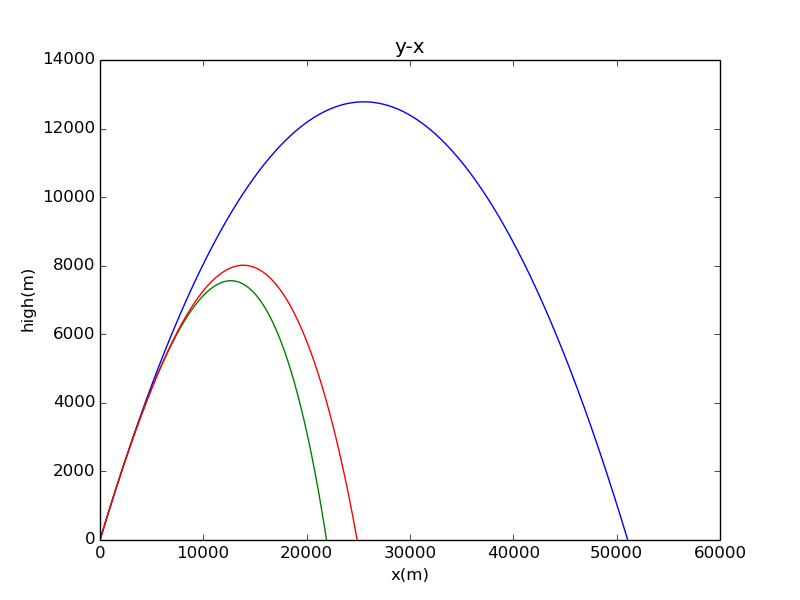

Generate this figure with Python:
from pylab import*

g = 9.8
b2m = 4e-5
T0=293.5
l=2.5
j=6.5*10**(-3)
class flight_state:
    def __init__(self, _x = 0, _y = 0, _vx = 0, _vy = 0, _t = 0):
        self.x = _x
        self.y = _y
        self.vx = _vx
        self.vy = _vy
        self.t = _t

class cannon:
    def __init__(self, _fs = flight_state(0, 0, 0, 0, 0), _dt = 0.1):
        self.cannon_flight_state = []
        self.cannon_flight_state.append(_fs)
        self.dt = _dt
        print self.cannon_flight_state[-1].x, self.cannon_flight_state[-1].y, self.cannon_flight_state[-1].vx, self.cannon_flight_state[-1].vy

    def next_state(self, current_state):
        global g
        next_x = current_state.x + current_state.vx * self.dt
        next_vx = current_state.vx
        next_y = current_state.y + current_state.vy * self.dt
        next_vy = current_state.vy - g * self.dt
        #print next_x, next_y
        return flight_state(next_x, next_y, next_vx, next_vy, current_state.t + self.dt)

    def shoot(self):
        while not(self.cannon_flight_state[-1].y < 0):
            self.cannon_flight_state.append(self.next_state(self.cannon_flight_state[-1]))
            print self.cannon_flight_state[-1].x, self.cannon_flight_state[-1].y, self.cannon_flight_state[-1].vx, self.cannon_flight_state[-1].vy

        r = - self.cannon_flight_state[-2].y / self.cannon_flight_state[-1].y
        self.cannon_flight_state[-1].x = (self.cannon_flight_state[-2].x + r * self.cannon_flight_state[-1].x) / (r + 1)
        self.cannon_flight_state[-1].y = 0

    def show_trajectory(self):
        x = []
        y = []
        for fs in self.cannon_flight_state:
            x.append(fs.x)
            y.append(fs.y)

        plot(x,y)
        #show()

class drag_cannon(cannon):
    def next_state(self, current_state):
        global g, b2m
        v = sqrt(current_state.vx * current_state.vx + current_state.vy * current_state.vy)
        next_x = current_state.x + current_state.vx * self.dt
        next_vx = current_state.vx - b2m * v * current_state.vx * self.dt
        next_y = current_state.y + current_state.vy * self.dt
        next_vy = current_state.vy - g * self.dt - b2m * v * current_state.vy * self.dt
        #print next_x, next_y
        return flight_state(next_x, next_y, next_vx, next_vy, current_state.t + self.dt)

class adiabatic_drag_cannon(cannon):
    def next_state(self, current_state):
        global g,b2m,T0,l,j
        v = sqrt(current_state.vx * current_state.vx + current_state.vy * current_state.vy)
        next_x = current_state.x + current_state.vx * self.dt
        next_vx = current_state.vx - b2m*((1-(j*current_state.y)/(T0))**l)* v * current_state.vx * self.dt
        next_y = current_state.y + current_state.vy * self.dt
        next_vy = current_state.vy - g * self.dt - b2m*((1-(j*current_state.y)/(T0))**l)* v * current_state.vy * self.dt
        #print next_x, next_y
        return flight_state(next_x, next_y, next_vx, next_vy, current_state.t + self.dt)


a = cannon(flight_state(0, 0, 500, 500, 0), _dt = 0.1)
a.shoot()
b = drag_cannon(flight_state(0, 0, 500, 500, 0), _dt = 0.1)
b.shoot()
c = adiabatic_drag_cannon(flight_state(0, 0, 500, 500, 0), _dt = 0.1)
c.shoot()
a.show_trajectory()
b.show_trajectory()
c.show_trajectory()
ylabel("high(m)")
xlabel("x(m)")
title("y-x")
savefig('homework6.png')
show()


